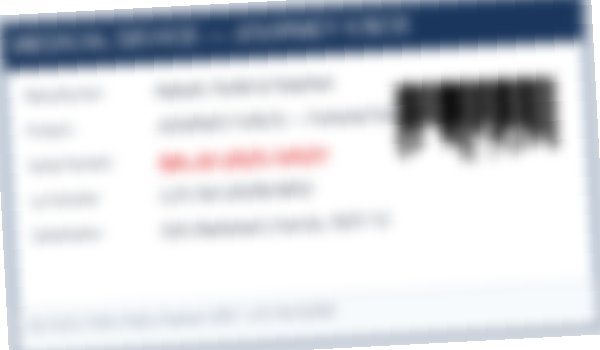
#> input picture data/demo/case_002_ortho_blurry/implant_sticker.jpg, 600 x 350 px, found by its file name
$ python test_quality_diagnostics.py
#> lines starting #> are read from the running program, lines starting #| are printed output that depends on the picture
### sidecar/services/quality.py
"""
Document Quality Check Service
Checks for blur, DPI, cropping issues, and potential patient mismatch
"""
from pathlib import Path
from typing import Dict, Any, List
import logging

logger = logging.getLogger(__name__)


async def check_quality(file_path: str, mime_type: str) -> List[Dict[str, Any]]:
    """
    Check document quality for potential issues

    Returns list of quality flags with severity and recommendations
    """
    file_path = Path(file_path)
    flags = []

    if not file_path.exists():
        return [{"flag": "file_missing", "severity": 5, "message": "File not found"}]

    if mime_type.startswith("image/"):
        flags.extend(await _check_image_quality(file_path))
    elif mime_type == "application/pdf":
        flags.extend(await _check_pdf_quality(file_path))

    return flags


async def _check_image_quality(file_path: Path) -> List[Dict[str, Any]]:
    """Check image quality metrics"""
    flags = []

    try:
        from PIL import Image
        import numpy as np

        img = Image.open(file_path)
        width, height = img.size

        # Check resolution
        if width < 800 or height < 600:
            flags.append({
                "flag": "low_resolution",
                "severity": 3,
                "message": f"Low resolution: {width}x{height}. Recommend minimum 800x600.",
                "recommendation": "Re-scan at higher DPI",
                "score": f"{width}x{height}"
            })

        # Check for blur using Laplacian variance
        if img.mode != "L":
            gray = img.convert("L")
        else:
            gray = img

        img_array = np.array(gray)
        laplacian_var = _calculate_blur_score(img_array)

        if laplacian_var < 100:
            flags.append({
                "flag": "blurry_image",
                "severity": 4,
                "message": f"Image appears blurry (score: {laplacian_var:.1f}). May be unreadable.",
                "recommendation": "Re-scan or photograph with steady hands",
                "score": round(laplacian_var, 1)
            })

        # Check aspect ratio for potential cropping
        aspect = width / height
        if aspect < 0.5 or aspect > 2.0:
            flags.append({
                "flag": "unusual_aspect_ratio",
                "severity": 2,
                "message": f"Unusual aspect ratio ({aspect:.2f}). May be cropped incorrectly.",
                "recommendation": "Verify document is fully visible"
            })

        # Check if image is mostly empty (may be wrong orientation or mostly blank)
        mean_brightness = np.mean(img_array)
        if mean_brightness > 250 or mean_brightness < 10:
            flags.append({
                "flag": "possible_blank",
                "severity": 3,
                "message": "Image appears mostly blank or overexposed.",
                "recommendation": "Verify correct file was uploaded",
                "score": round(mean_brightness, 1)
            })

    except Exception as e:
        logger.error(f"Image quality check error: {e}")
        flags.append({
            "flag": "quality_check_failed",
            "severity": 1,
            "message": f"Unable to analyze image: {str(e)}"
        })

    return flags


async def _check_pdf_quality(file_path: Path) -> List[Dict[str, Any]]:
    """Check PDF quality metrics"""
    flags = []

    try:
        import pdfplumber

        with pdfplumber.open(file_path) as pdf:
            page_count = len(pdf.pages)

            if page_count == 0:
                flags.append({
                    "flag": "empty_pdf",
                    "severity": 5,
                    "message": "PDF has no pages",
                    "recommendation": "Upload correct document"
                })
                return flags

            # Check first page for text content
            first_page = pdf.pages[0]
            text = first_page.extract_text() or ""

            if len(text.strip()) < 50:
                flags.append({
                    "flag": "scanned_pdf",
                    "severity": 2,
                    "message": "PDF appears to be scanned (no extractable text). OCR will be used.",
                    "recommendation": "Ensure scan is clear and properly aligned"
                })

            # Check for password protection
            # (pdfplumber would fail to open if protected)

    except Exception as e:
        logger.error(f"PDF quality check error: {e}")
        if "encrypted" in str(e).lower():
            flags.append({
                "flag": "encrypted_pdf",
                "severity": 5,
                "message": "PDF is password protected",
                "recommendation": "Upload unprotected version"
            })
        else:
            flags.append({
                "flag": "pdf_read_error",
                "severity": 4,
                "message": f"Unable to read PDF: {str(e)}"
            })

    return flags


def _calculate_blur_score(gray_array) -> float:
    """
    Calculate Laplacian variance as blur metric
    Higher values = sharper image
    """
    import numpy as np

    # Simple Laplacian kernel
    laplacian = np.array([[0, 1, 0], [1, -4, 1], [0, 1, 0]])
#> laplacian = [[0, 1, 0], [1, -4, 1], [0, 1, 0]]

    from scipy import ndimage
    filtered = ndimage.convolve(gray_array.astype(float), laplacian)
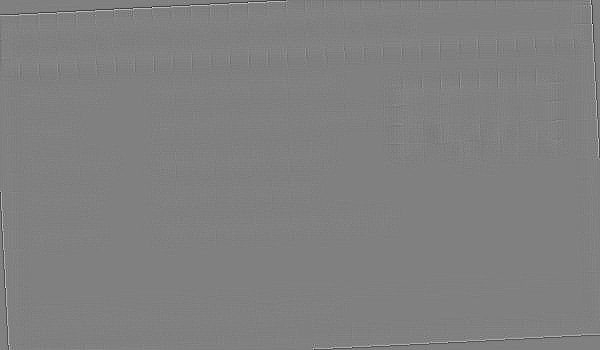
#> filtered: shape (350, 600) float64; min -109, max 107, mean 0; drawn with min black and max white

    return np.var(filtered)

### scripts/test_quality_diagnostics.py
import asyncio
import sys
import os
from pathlib import Path

# Add sidecar to path
sys.path.append(os.path.abspath("sidecar"))
from services.quality import check_quality

async def test_image():
    img_path = Path("data/demo/case_002_ortho_blurry/implant_sticker.jpg")
    print(f"Testing quality for: {img_path}")

    if not img_path.exists():
        print("Error: File not found")
        return

    flags = await check_quality(str(img_path.absolute()), "image/jpeg")
    print(f"Quality Flags: {flags}")

if __name__ == "__main__":
    asyncio.run(test_image())
